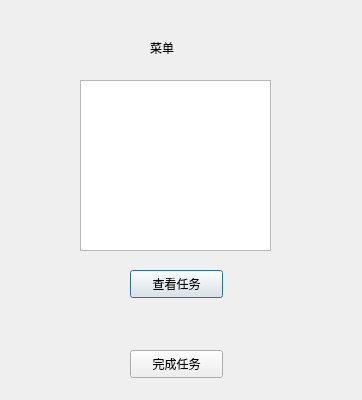
<?xml version="1.0" encoding="UTF-8"?>
<ui version="4.0">
 <class>cook</class>
 <widget class="QDialog" name="cook">
  <property name="geometry">
   <rect>
    <x>0</x>
    <y>0</y>
    <width>362</width>
    <height>400</height>
   </rect>
  </property>
  <property name="windowTitle">
   <string>厨师</string>
  </property>
  <widget class="QTextEdit" name="textEdit">
   <property name="geometry">
    <rect>
     <x>80</x>
     <y>80</y>
     <width>191</width>
     <height>171</height>
    </rect>
   </property>
  </widget>
  <widget class="QPushButton" name="examine">
   <property name="geometry">
    <rect>
     <x>130</x>
     <y>270</y>
     <width>93</width>
     <height>28</height>
    </rect>
   </property>
   <property name="text">
    <string>查看任务</string>
   </property>
  </widget>
  <widget class="QPushButton" name="finish">
   <property name="geometry">
    <rect>
     <x>130</x>
     <y>350</y>
     <width>93</width>
     <height>28</height>
    </rect>
   </property>
   <property name="text">
    <string>完成任务</string>
   </property>
  </widget>
  <widget class="QLabel" name="label">
   <property name="geometry">
    <rect>
     <x>150</x>
     <y>40</y>
     <width>72</width>
     <height>15</height>
    </rect>
   </property>
   <property name="text">
    <string>菜单</string>
   </property>
  </widget>
 </widget>
 <layoutdefault spacing="6" margin="11"/>
 <resources>
  <include location="cook.qrc"/>
 </resources>
 <connections/>
</ui>
